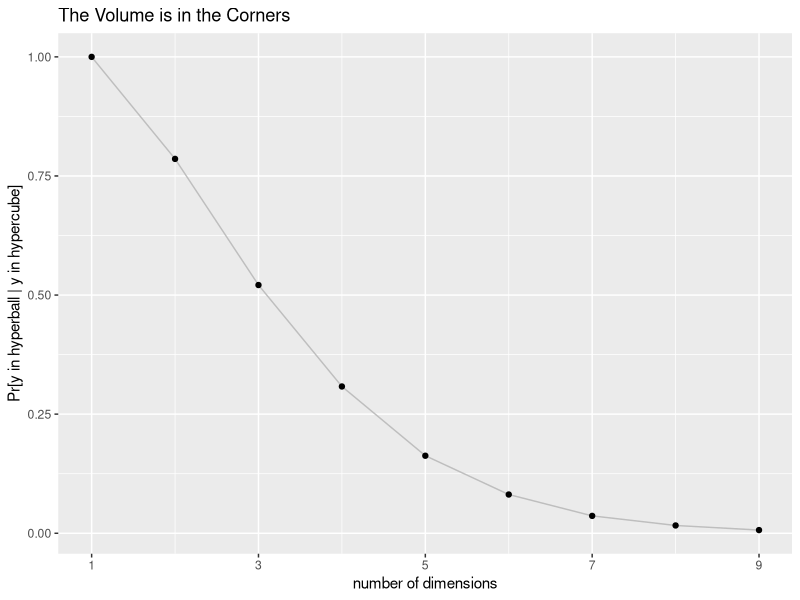
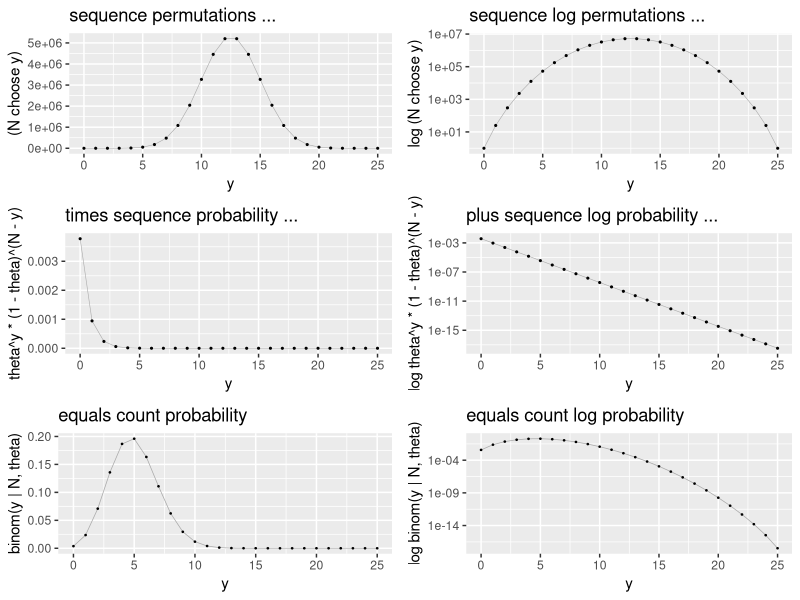
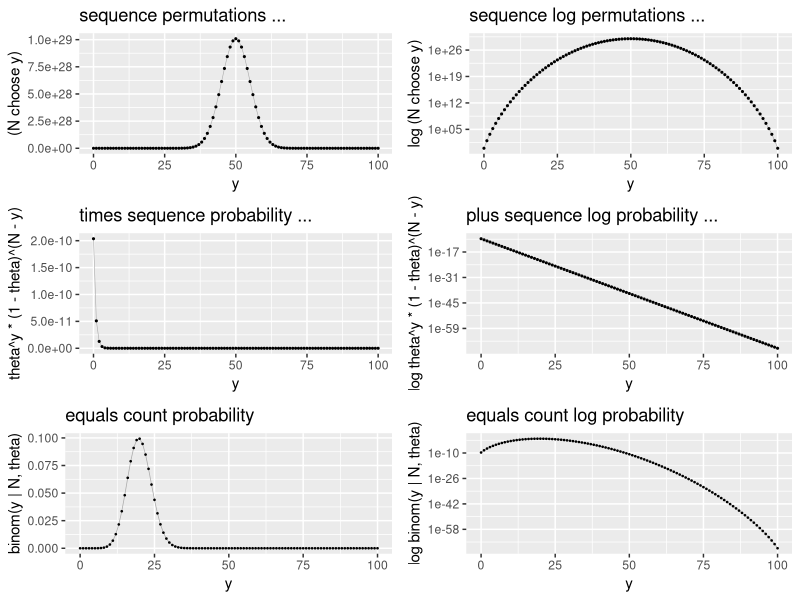
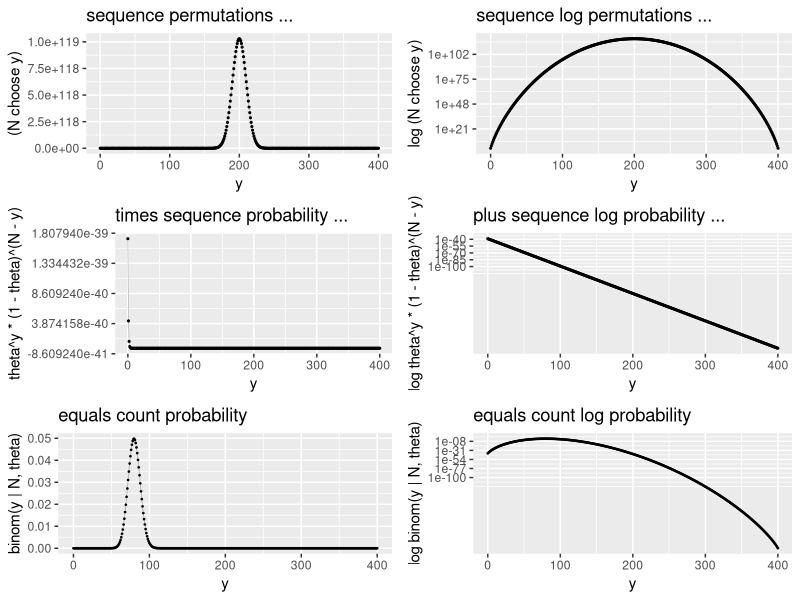
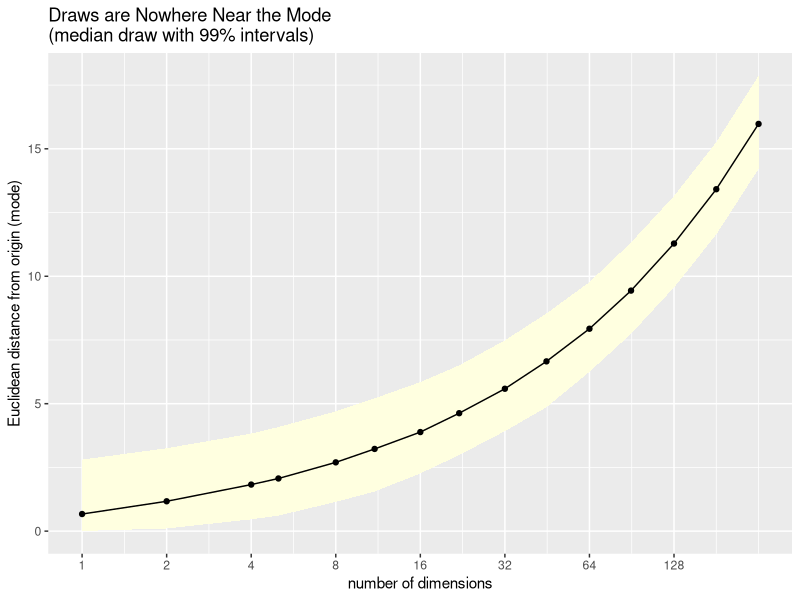
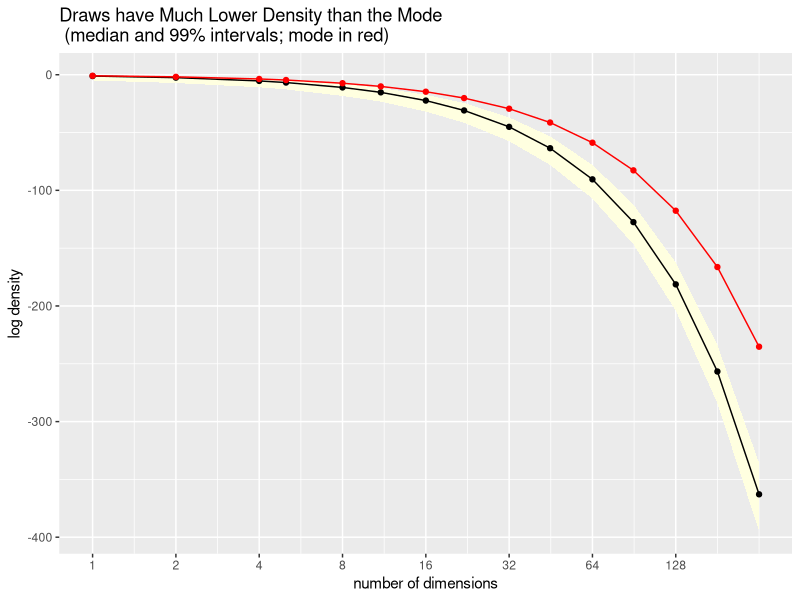

R code for these plots, in order:
## ---- chunk 1
euclidean_length <- function(u) sqrt(sum(u * u));
## ---- chunk 2
euclidean_length(c(3, 4));
## ---- chunk 3
length(c(3, 4));
## ---- chunk 4
N <- 2;
M <- 1e6;
y <- matrix(runif(M * N, -0.5, 0.5), M, N);
p <- sum(sqrt(y[ , 1]^2 + y[ , 2]^2) < 0.5) / M;
print(p, digits=2);
print(pi / 4, digits=2);
## ---- chunk 5
M <- 1e5;
N_MAX = 9;
Pr_inside <- rep(NA, N_MAX);
for (N in 1:N_MAX) {
  y <- matrix(runif(M * N, -0.5, 0.5), M, N);
  inside <- 0;
  for (m in 1:M) {
    if (euclidean_length(y[m,]) < 0.5) {
      inside <- inside + 1;
    }
  }
  Pr_inside[N] <- inside / M;
}
df = data.frame(dims = 1:N_MAX, Pr_inside = Pr_inside);
print(df, digits=1);
## ---- chunk 6
library(ggplot2);
plot_corners <-
  ggplot(df, aes(x = dims, y = Pr_inside)) +
  scale_x_continuous(breaks=c(1, 3, 5, 7, 9)) +
  geom_line(colour="gray") +
  geom_point() +
  ylab("Pr[y in hyperball | y in hypercube]") +
  xlab("number of dimensions") +
  ggtitle("The Volume is in the Corners");
plot_corners;
## ---- chunk 7
z <- rbinom(1e6, 100, 0.8);
## ---- chunk 8
summary(z);
## ---- chunk 9
quantile(z, probs=c(0.005, 0.995));
## ---- chunk 10
qbinom(c(0.0000005, 0.9999995), 100, 0.8)
## ---- chunk 11
choose_df <- function(Ys, theta=0.2) {
  N <- max(Ys);
  Ns <- rep(N, length(Ys));
  Cs <- choose(N, Ys);
  Ls <- theta^Ys * (1 - theta)^(N - Ys);
  Ps <- Cs * Ls;
  data.frame(list(y = Ys, N = Ns, combos = Cs, L = Ls, P = Ps));
}

choose_plot <- function(df, logy = FALSE) {
  p <-
    ggplot(df, aes(x = y, y = combos)) +
    geom_line(size=0.2, color="darkgray") +
    geom_point(size=0.4) +
    scale_x_continuous() +
    xlab("y");
  if (logy) {
    p <- p + scale_y_log10() +
      ylab("log (N choose y)") +
      ggtitle("sequence log permutations ...");
  } else {
    p <- p + scale_y_continuous() +
      ylab("(N choose y)") +
      ggtitle("sequence permutations ...");
  }
  return(p);
}
seq_plot <- function(df, logy = FALSE) {
  p <-
    ggplot(df, aes(x = y, y = L)) +
    geom_line(size=0.2, color="darkgray") +
    geom_point(size=0.4) +
    scale_x_continuous() +
    xlab("y");
  if (logy) {
    p <- p + scale_y_log10() +
           ylab("log theta^y * (1 - theta)^(N - y)") +
           ggtitle("plus sequence log probability ...");

  } else {
    p <- p + scale_y_continuous() +
           ylab("theta^y * (1 - theta)^(N - y)") +
           ggtitle("times sequence probability ...");
  }
  return(p);
}
joint_plot <- function(df, logy = FALSE) {
  p <- ggplot(df, aes(x = y, y = P)) +
    geom_line(size = 0.25, color = "darkgray") +
    geom_point(size = 0.25) +
    scale_x_continuous() +
    xlab("y");
  if (logy) {
    p <- p + scale_y_log10() +
           ylab("log binom(y | N, theta)") +
           ggtitle("equals count log probability")
  } else {
    p <- p + scale_y_continuous() +
          ylab("binom(y | N, theta)") +
          ggtitle("equals count probability");
  }
  return(p);
}
library("grid")
library("gridExtra");
plot_all <- function(df) {
  cp <- choose_plot(df, logy = FALSE);
  pp <- seq_plot(df, logy = FALSE);
  jp <- joint_plot(df, logy = FALSE);
  lcp <- choose_plot(df, logy = TRUE);
  lpp <- seq_plot(df, logy = TRUE);
  ljp <- joint_plot(df, logy = TRUE);
  grid.newpage();
  grid.arrange(ggplotGrob(cp), ggplotGrob(lcp),
               ggplotGrob(pp), ggplotGrob(lpp),
               ggplotGrob(jp), ggplotGrob(ljp),
               ncol = 2);
}

df25 <- choose_df(0:25);
plot_all(df25);

df100 <- choose_df(0:100)
plot_all(df100);

df400 <- choose_df(0:400);
plot_all(df400);
## ---- chunk 12
D <- 10;
u <- rnorm(D, 0, 1);
print(u, digits=2);
## ---- chunk 13
print(euclidean_length(u), digits=3);
## ---- chunk 14
log_sum_exp <- function(u) max(u) + log(sum(exp(u - max(u))));
N <- 1e4;
dim <- c(1, 2, 4, 5, 8, 11, 16, 22, 32, 45, 64, 90, 128, 181, 256);
D <- length(dim);
lower <- rep(NA, D);
middle <- rep(NA, D);
upper <- rep(NA, D);
lower_ll <- rep(NA, D);
middle_ll <- rep(NA, D);
upper_ll <- rep(NA, D);

mean_ll <- rep(NA, D);
max_ll <- rep(NA, D);
for (k in 1:D) {
  d <- dim[k];
  y <- rep(NA, N);
  for (n in 1:N) y[n] <- euclidean_length(rnorm(d, 0, 1));

  qs <- quantile(y, probs=c(0.005, 0.500, 0.995));
  lower[k] <- qs[[1]];
  middle[k] <- qs[[2]];
  upper[k] <- qs[[3]];

  ll <- rep(NA, N);
  for (n in 1:N) ll[n] <- sum(dnorm(rnorm(d, 0, 1), 0, 1, log=TRUE));

  qs_ll <- quantile(ll, probs=c(0.005, 0.500, 0.995));
  lower_ll[k] <- qs_ll[[1]];
  middle_ll[k] <- qs_ll[[2]];
  upper_ll[k] <- qs_ll[[3]];

  mean_ll[k] <- log_sum_exp(ll) - log(N);
  max_ll[k] <- sum(dnorm(rep(0, d), 0, 1, log=TRUE));
}
df <- data.frame(list(dim = dim, lb = lower, mid = middle, ub = upper,
                      lb_ll = lower_ll, mid_ll = middle_ll,
                      ub_ll = upper_ll, mean_ll = mean_ll, max_ll = max_ll));
print(df, digits = 1);
## ---- chunk 15
library(ggplot2);

plot1 <-
  ggplot(df, aes(dim)) +
  geom_ribbon(aes(ymin = lb, ymax = ub), fill="lightyellow") +
  geom_line(aes(y = mid)) +
  geom_point(aes(y = mid)) +
  scale_x_log10(breaks=2^(0:(D/2))) +
  ylab("Euclidean distance from origin (mode)") +
  xlab("number of dimensions") +
  ggtitle("Draws are Nowhere Near the Mode\n(median draw with 99% intervals)");
plot1;
## ---- chunk 16
plot2 <-
  ggplot(df, aes(dim)) +
  geom_ribbon(aes(ymin = lb_ll, ymax = ub_ll), fill="lightyellow") +
  geom_line(aes(y = mid_ll)) +
  geom_point(aes(y = mid_ll)) +
  geom_line(aes(y = max_ll), color="red") +
  geom_point(aes(y = max_ll), color="red") +
  scale_x_log10(breaks=c(2^(0:(D/2)))) +
  scale_y_continuous() +
  ylab("log density") +
  xlab("number of dimensions") +
  ggtitle("Draws have Much Lower Density than the Mode\n (median and 99% intervals; mode in red)");
plot2;
